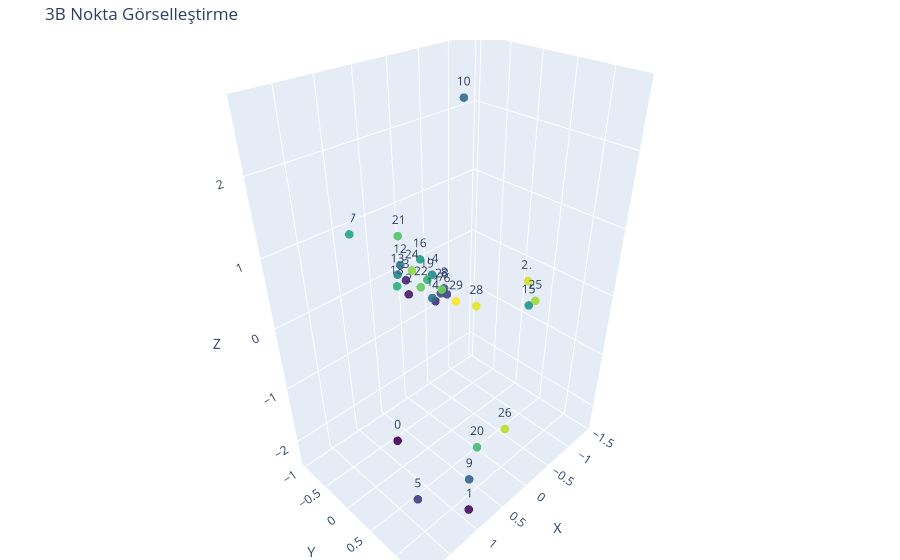

Write notebook code for a chart like this one.
### Code cell
import plotly.graph_objects as go

fig = go.Figure(
    data=[
        go.Scatter3d(
            x=points[:, 0],
            y=points[:, 1],
            z=points[:, 2],
            mode="markers+text",
            text=[str(i) for i in range(len(points))],
            textposition="top center",
            marker=dict(
                size=5,
                color=np.arange(len(points)),
                colorscale="Viridis",
                opacity=0.9,
            ),
        )
    ]
)

fig.update_layout(
    title="3B Nokta Görselleştirme",
    scene=dict(
        xaxis_title="X",
        yaxis_title="Y",
        zaxis_title="Z",
    ),
    margin=dict(l=0, r=0, b=0, t=40),
)

fig.show()

### Figure 1 — Plotly figure (JSON) as saved in the notebook; plotly's stock layout.template omitted (floating-point values rounded to 4 significant figures)
{"data": [{"marker": {"color": [0, 1, 2, 3, 4, 5, 6, 7, 8, 9, 10, 11, 12, 13, 14, 15, 16, 17, 18, 19, 20, 21, 22, 23, 24, 25, 26, 27, 28, 29], "colorscale": [[0, "#440154"], [0.1111, "#482878"], [0.2222, "#3e4989"], [0.3333, "#31688e"], [0.4444, "#26828e"], [0.5556, "#1f9e89"], [0.6667, "#35b779"], [0.7778, "#6ece58"], [0.8889, "#b5de2b"], [1, "#fde725"]], "opacity": 0.9, "size": 5}, "mode": "markers+text", "text": ["0", "1", "2", "3", "4", "5", "6", "7", "8", "9", "10", "11", "12", "13", "14", "15", "16", "17", "18", "19", "20", "21", "22", "23", "24", "25", "26", "27", "28", "29"], "textposition": "top center", "type": "scatter3d", "x": [1.146, 0.936, 0.4284, 0.6828, 0.1238, 1.891, -0.1185, 0.1555, -0.345, 0.8421, 0.1004, 0.05444, 0.1508, 0.3473, -0.5222, -0.4602, 0.5891, 0.8133, 0.5074, -0.08601, 0.9542, 0.5889, 0.06027, -0.17, 0.8063, -0.6404, 0.4748, -1.421, 0.6227, -0.1497], "y": [0.1074, 1.246, -0.3615, -0.1035, -0.1856, 1.348, -0.2135, -0.04829, -0.4997, 1.154, 0.2643, -0.3188, -0.8381, -0.6655, -0.9318, 0.9013, 0.05802, -0.9927, -0.4938, -0.5623, 1.368, -0.3275, -0.5365, -0.3657, 0.1556, 0.8637, 1.389, 0.1447, 0.9906, -0.07407], "z": [-1.73, -2.321, 0.09322, 0.5527, -0.07872, -1.122, -0.1011, 0.1304, -0.2504, -1.874, 2.693, -0.129, 0.2041, 0.2197, -0.3005, 0.1087, 0.8751, 0.8791, 0.1928, -0.01337, -1.003, 1.03, -0.05646, -0.1218, 0.8633, 0.06986, -1.039, -0.329, 0.6953, -0.1645]}], "layout": {"margin": {"b": 0, "l": 0, "r": 0, "t": 40}, "scene": {"xaxis": {"title": {"text": "X"}}, "yaxis": {"title": {"text": "Y"}}, "zaxis": {"title": {"text": "Z"}}}, "title": {"text": "3B Nokta Görselleştirme"}}}
